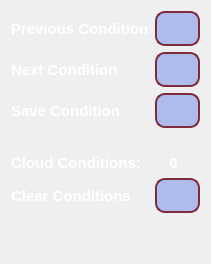
      <widget class="QWidget" name="page_2">
       <layout class="QVBoxLayout" name="verticalLayout_7">
        <item>
         <layout class="QHBoxLayout" name="horizontalLayout_16">
          <property name="topMargin">
           <number>0</number>
          </property>
          <item>
           <widget class="QLabel" name="label_5">
            <property name="styleSheet">
             <string notr="true">font-family: &quot;Comic Sans MS&quot;;
font: bold 15px;
color: white;</string>
            </property>
            <property name="text">
             <string>Previous Condition</string>
            </property>
           </widget>
          </item>
          <item>
           <widget class="QToolButton" name="toolButton_prev_condition">
            <property name="minimumSize">
             <size>
              <width>45</width>
              <height>35</height>
             </size>
            </property>
            <property name="maximumSize">
             <size>
              <width>45</width>
              <height>35</height>
             </size>
            </property>
            <property name="cursor">
             <cursorShape>PointingHandCursor</cursorShape>
            </property>
            <property name="styleSheet">
             <string notr="true">QToolButton {
border-radius: 10px;
border: 2px solid rgb(126, 44, 61); 
background-color: rgba(166, 182, 233, 232);
}
QToolButton:pressed {
    background-color: qlineargradient(x1: 0, y1: 0, x2: 0, y2: 1,
                                      stop: 0 #BEBEBE, stop: 1 #D7D7D7);
}
QToolButton:hover {
	border: 2px solid black;
}</string>
            </property>
            <property name="text">
             <string/>
            </property>
            <property name="icon">
             <iconset>
              <normaloff>:/icons_ui/previous.png</normaloff>:/icons_ui/previous.png</iconset>
            </property>
            <property name="iconSize">
             <size>
              <width>27</width>
              <height>27</height>
             </size>
            </property>
           </widget>
          </item>
         </layout>
        </item>
        <item>
         <layout class="QHBoxLayout" name="horizontalLayout_22">
          <property name="topMargin">
           <number>0</number>
          </property>
          <item>
           <widget class="QLabel" name="label_9">
            <property name="styleSheet">
             <string notr="true">font-family: &quot;Comic Sans MS&quot;;
font: bold 15px;
color: white;</string>
            </property>
            <property name="text">
             <string>Next Condition</string>
            </property>
           </widget>
          </item>
          <item>
           <widget class="QToolButton" name="toolButton_next_condition">
            <property name="minimumSize">
             <size>
              <width>45</width>
              <height>35</height>
             </size>
            </property>
            <property name="maximumSize">
             <size>
              <width>45</width>
              <height>35</height>
             </size>
            </property>
            <property name="cursor">
             <cursorShape>PointingHandCursor</cursorShape>
            </property>
            <property name="styleSheet">
             <string notr="true">QToolButton {
border-radius: 10px;
border: 2px solid rgb(126, 44, 61); 
background-color: rgba(166, 182, 233, 232);
}
QToolButton:pressed {
    background-color: qlineargradient(x1: 0, y1: 0, x2: 0, y2: 1,
                                      stop: 0 #BEBEBE, stop: 1 #D7D7D7);
}
QToolButton:hover {
	border: 2px solid black;
}</string>
            </property>
            <property name="text">
             <string/>
            </property>
            <property name="icon">
             <iconset>
              <normaloff>:/icons_ui/nextCondition.png</normaloff>:/icons_ui/nextCondition.png</iconset>
            </property>
            <property name="iconSize">
             <size>
              <width>27</width>
              <height>27</height>
             </size>
            </property>
           </widget>
          </item>
         </layout>
        </item>
        <item>
         <layout class="QHBoxLayout" name="horizontalLayout_20">
          <property name="topMargin">
           <number>0</number>
          </property>
          <item>
           <widget class="QLabel" name="label_6">
            <property name="styleSheet">
             <string notr="true">font-family: &quot;Comic Sans MS&quot;;
font: bold 15px;
color: white;</string>
            </property>
            <property name="text">
             <string>Save Condition</string>
            </property>
           </widget>
          </item>
          <item>
           <widget class="QToolButton" name="toolButton_save_condition">
            <property name="minimumSize">
             <size>
              <width>45</width>
              <height>35</height>
             </size>
            </property>
            <property name="maximumSize">
             <size>
              <width>45</width>
              <height>35</height>
             </size>
            </property>
            <property name="cursor">
             <cursorShape>PointingHandCursor</cursorShape>
            </property>
            <property name="styleSheet">
             <string notr="true">QToolButton {
border-radius: 10px;
border: 2px solid rgb(126, 44, 61); 
background-color: rgba(166, 182, 233, 232);
}
QToolButton:pressed {
    background-color: qlineargradient(x1: 0, y1: 0, x2: 0, y2: 1,
                                      stop: 0 #BEBEBE, stop: 1 #D7D7D7);
}
QToolButton:hover {
	border: 2px solid black;
}</string>
            </property>
            <property name="text">
             <string/>
            </property>
            <property name="icon">
             <iconset>
              <normaloff>:/icons_ui/save_condition.png</normaloff>:/icons_ui/save_condition.png</iconset>
            </property>
            <property name="iconSize">
             <size>
              <width>27</width>
              <height>27</height>
             </size>
            </property>
           </widget>
          </item>
         </layout>
        </item>
        <item>
         <layout class="QHBoxLayout" name="horizontalLayout_3">
          <property name="topMargin">
           <number>20</number>
          </property>
          <item>
           <widget class="QLabel" name="label_7">
            <property name="styleSheet">
             <string notr="true">font-family: &quot;Comic Sans MS&quot;;
font: bold 15px;
color: white;</string>
            </property>
            <property name="text">
             <string>Cloud Conditions:</string>
            </property>
           </widget>
          </item>
          <item>
           <widget class="QLabel" name="label_cloud_condition">
            <property name="styleSheet">
             <string notr="true">font-family: &quot;Comic Sans MS&quot;;
font: bold 15px;
color: white;</string>
            </property>
            <property name="text">
             <string>0</string>
            </property>
            <property name="alignment">
             <set>Qt::AlignCenter</set>
            </property>
           </widget>
          </item>
         </layout>
        </item>
        <item>
         <layout class="QHBoxLayout" name="horizontalLayout_21">
          <property name="topMargin">
           <number>0</number>
          </property>
          <item>
           <widget class="QLabel" name="label_8">
            <property name="styleSheet">
             <string notr="true">font-family: &quot;Comic Sans MS&quot;;
font: bold 15px;
color: white;</string>
            </property>
            <property name="text">
             <string>Clear Conditions</string>
            </property>
           </widget>
          </item>
          <item>
           <widget class="QToolButton" name="toolButton_clear_conditions">
            <property name="minimumSize">
             <size>
              <width>45</width>
              <height>35</height>
             </size>
            </property>
            <property name="maximumSize">
             <size>
              <width>45</width>
              <height>35</height>
             </size>
            </property>
            <property name="cursor">
             <cursorShape>PointingHandCursor</cursorShape>
            </property>
            <property name="styleSheet">
             <string notr="true">QToolButton {
border-radius: 10px;
border: 2px solid rgb(126, 44, 61); 
background-color: rgba(166, 182, 233, 232);
}
QToolButton:pressed {
    background-color: qlineargradient(x1: 0, y1: 0, x2: 0, y2: 1,
                                      stop: 0 #BEBEBE, stop: 1 #D7D7D7);
}
QToolButton:hover {
	border: 2px solid black;
}</string>
            </property>
            <property name="text">
             <string/>
            </property>
            <property name="icon">
             <iconset>
              <normaloff>:/icons_ui/trash-can.png</normaloff>:/icons_ui/trash-can.png</iconset>
            </property>
            <property name="iconSize">
             <size>
              <width>27</width>
              <height>27</height>
             </size>
            </property>
           </widget>
          </item>
         </layout>
        </item>
        <item>
         <spacer name="verticalSpacer_3">
          <property name="orientation">
           <enum>Qt::Vertical</enum>
          </property>
          <property name="sizeHint" stdset="0">
           <size>
            <width>20</width>
            <height>40</height>
           </size>
          </property>
         </spacer>
        </item>
       </layout>
      </widget>
